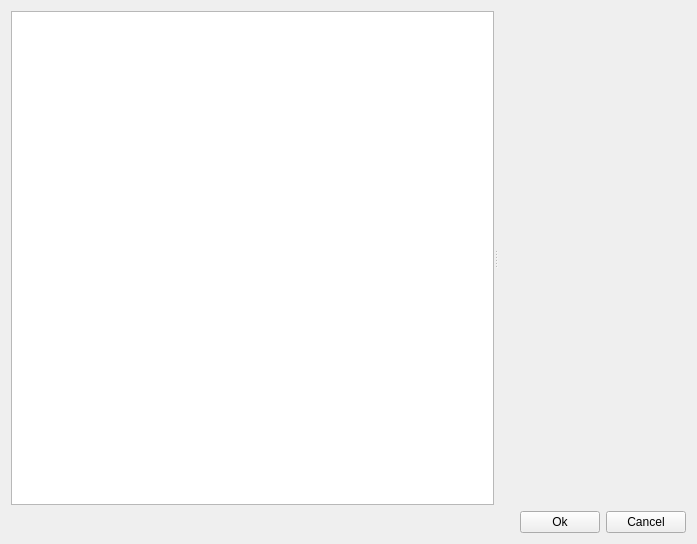
<?xml version="1.0" encoding="UTF-8"?>
<ui version="4.0">
 <class>ezQtAssetConfigsDlg</class>
 <widget class="QDialog" name="ezQtAssetConfigsDlg">
  <property name="geometry">
   <rect>
    <x>0</x>
    <y>0</y>
    <width>697</width>
    <height>544</height>
   </rect>
  </property>
  <property name="windowTitle">
   <string>Asset Configurations</string>
  </property>
  <property name="windowIcon">
   <iconset resource="../QtResources/resources.qrc">
    <normaloff>:/EditorFramework/Icons/AssetConfigs16.png</normaloff>:/EditorFramework/Icons/AssetConfigs16.png</iconset>
  </property>
  <layout class="QVBoxLayout" name="verticalLayout">
   <item>
    <widget class="QSplitter" name="splitter">
     <property name="orientation">
      <enum>Qt::Horizontal</enum>
     </property>
     <property name="childrenCollapsible">
      <bool>false</bool>
     </property>
     <widget class="ezQtDocumentTreeView" name="Tree"/>
     <widget class="ezQtPropertyGridWidget" name="Properties" native="true"/>
    </widget>
   </item>
   <item>
    <layout class="QHBoxLayout" name="horizontalLayout">
     <item>
      <spacer name="horizontalSpacer">
       <property name="orientation">
        <enum>Qt::Horizontal</enum>
       </property>
       <property name="sizeHint" stdset="0">
        <size>
         <width>40</width>
         <height>20</height>
        </size>
       </property>
      </spacer>
     </item>
     <item>
      <widget class="QPushButton" name="ButtonOk">
       <property name="text">
        <string>Ok</string>
       </property>
       <property name="autoDefault">
        <bool>false</bool>
       </property>
      </widget>
     </item>
     <item>
      <widget class="QPushButton" name="ButtonCancel">
       <property name="text">
        <string>Cancel</string>
       </property>
       <property name="autoDefault">
        <bool>false</bool>
       </property>
      </widget>
     </item>
    </layout>
   </item>
  </layout>
 </widget>
 <customwidgets>
  <customwidget>
   <class>ezQtPropertyGridWidget</class>
   <extends>QWidget</extends>
   <header location="global">GuiFoundation/PropertyGrid/PropertyGridWidget.moc.h</header>
   <container>1</container>
  </customwidget>
  <customwidget>
   <class>ezQtDocumentTreeView</class>
   <extends>QTreeView</extends>
   <header location="global">EditorFramework/GUI/RawDocumentTreeWidget.moc.h</header>
  </customwidget>
 </customwidgets>
 <resources>
  <include location="../../../Code/Tools/GuiFoundation/QtResources/resources.qrc"/>
  <include location="../QtResources/resources.qrc"/>
 </resources>
 <connections/>
</ui>
